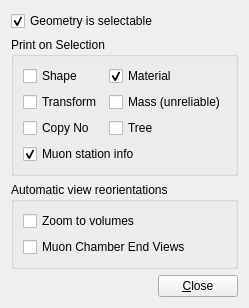
<ui version="4.0" >
 <class>GeoSysSettingsInteractionsForm</class>
 <widget class="QWidget" name="GeoSysSettingsInteractionsForm" >
  <property name="geometry" >
   <rect>
    <x>0</x>
    <y>0</y>
    <width>240</width>
    <height>298</height>
   </rect>
  </property>
  <property name="windowTitle" >
   <string>Form</string>
  </property>
  <layout class="QVBoxLayout" name="verticalLayout" >
   <item>
    <layout class="QHBoxLayout" name="_3" >
     <item>
      <widget class="QCheckBox" name="checkBox_geomselectable" >
       <property name="text" >
        <string>Geometry is selectable</string>
       </property>
       <property name="checked" >
        <bool>true</bool>
       </property>
      </widget>
     </item>
     <item>
      <spacer>
       <property name="orientation" >
        <enum>Qt::Horizontal</enum>
       </property>
       <property name="sizeHint" stdset="0" >
        <size>
         <width>16</width>
         <height>20</height>
        </size>
       </property>
      </spacer>
     </item>
    </layout>
   </item>
   <item>
    <widget class="QGroupBox" name="groupBox_printOnSelection" >
     <property name="title" >
      <string>Print on Selection</string>
     </property>
     <layout class="QGridLayout" name="blabla_2" >
      <item row="0" column="0" >
       <widget class="QCheckBox" name="checkBox_print_shape" >
        <property name="text" >
         <string>Shape</string>
        </property>
       </widget>
      </item>
      <item row="0" column="1" >
       <widget class="QCheckBox" name="checkBox_print_material" >
        <property name="text" >
         <string>Material</string>
        </property>
        <property name="checked" >
         <bool>true</bool>
        </property>
       </widget>
      </item>
      <item row="1" column="0" >
       <widget class="QCheckBox" name="checkBox_print_transform" >
        <property name="text" >
         <string>Transform</string>
        </property>
       </widget>
      </item>
      <item row="1" column="1" >
       <widget class="QCheckBox" name="checkBox_print_mass" >
        <property name="toolTip" >
         <string>&lt;html>&lt;head>&lt;meta name="qrichtext" content="1" />&lt;style type="text/css">
p, li { white-space: pre-wrap; }
&lt;/style>&lt;/head>&lt;body style=" font-family:'Sans Serif'; font-size:9pt; font-weight:400; font-style:normal;">
&lt;p style=" margin-top:0px; margin-bottom:0px; margin-left:0px; margin-right:0px; -qt-block-indent:0; text-indent:0px;">In the case where either the selected volume or one its daugthers (or daughters daughters, etc.), is defined as a boolean volume, this might not give an entirely accurate result.&lt;/p>&lt;/body>&lt;/html></string>
        </property>
        <property name="text" >
         <string>Mass (unreliable)</string>
        </property>
       </widget>
      </item>
      <item row="2" column="0" >
       <widget class="QCheckBox" name="checkBox_print_copyno" >
        <property name="text" >
         <string>Copy No</string>
        </property>
       </widget>
      </item>
      <item row="2" column="1" >
       <widget class="QCheckBox" name="checkBox_print_tree" >
        <property name="text" >
         <string>Tree</string>
        </property>
       </widget>
      </item>
      <item row="3" column="0" colspan="2" >
       <widget class="QCheckBox" name="checkBox_print_muonstationinfo" >
        <property name="text" >
         <string>Muon station info</string>
        </property>
        <property name="checked" >
         <bool>true</bool>
        </property>
       </widget>
      </item>
     </layout>
    </widget>
   </item>
   <item>
    <widget class="QGroupBox" name="groupBox_automaticViewReorientations" >
     <property name="title" >
      <string>Automatic view reorientations</string>
     </property>
     <layout class="QVBoxLayout" >
      <item>
       <widget class="QCheckBox" name="checkBox_zoomToVolumes" >
        <property name="text" >
         <string>Zoom to volumes</string>
        </property>
       </widget>
      </item>
      <item>
       <widget class="QCheckBox" name="checkBox_AutomaticMuonChamberEndViews" >
        <property name="text" >
         <string>Muon Chamber End Views</string>
        </property>
       </widget>
      </item>
     </layout>
    </widget>
   </item>
   <item>
    <layout class="QHBoxLayout" name="_4" >
     <item>
      <spacer>
       <property name="orientation" >
        <enum>Qt::Horizontal</enum>
       </property>
       <property name="sizeHint" stdset="0" >
        <size>
         <width>40</width>
         <height>20</height>
        </size>
       </property>
      </spacer>
     </item>
     <item>
      <widget class="QPushButton" name="pushButton_close" >
       <property name="text" >
        <string>&amp;Close</string>
       </property>
      </widget>
     </item>
    </layout>
   </item>
  </layout>
 </widget>
 <resources/>
 <connections/>
</ui>
